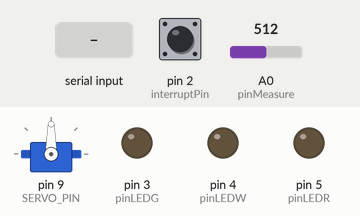
Recording of a program running on a simulated Arduino Uno, built with avr-gcc and run on an emulated ATmega328P. On the bench: servo, output pins drawn as LEDs (lit = HIGH). The inputs (shaded band) are chosen by the test bench; at power-on: pin 2 (interruptPin) HIGH, A0 (pinMeasure) = 512. What the program prints to the serial monitor is not drawn.

Above: at 1.5 s.
1.6 s: "90,45\n" received over Serial
At 1.97 s:
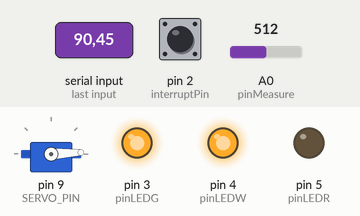
4.6 s: pin 2 (interruptPin) pulled LOW for 0.15 s
At 5.3 s:
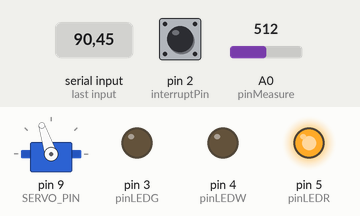
10.7 s: A0 (pinMeasure) set to 170
13.7 s: pin 2 (interruptPin) pulled LOW for 1 s
At 14.2 s:
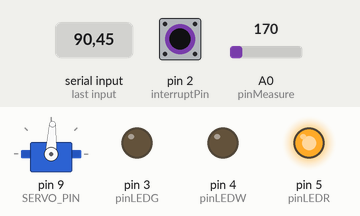
16.7 s: pin 2 (interruptPin) pulled LOW for 0.15 s
At 18.0 s:
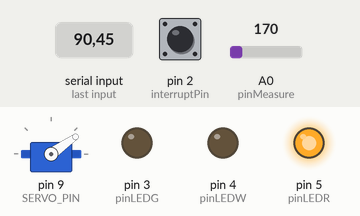
Timing chart, 0 to 29.6 s (numbered marks = the images above; inputs shaded):
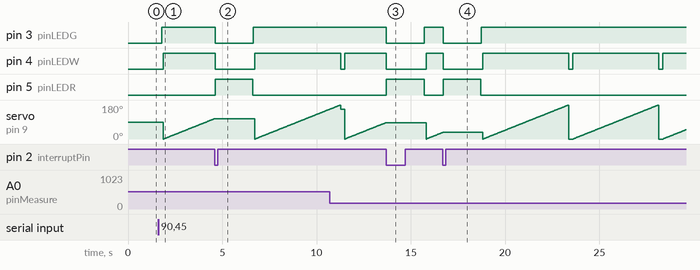

The program:

main.cpp
```cpp
#include <Arduino.h>
#include <Servo.h> // Include the Servo library, needed a PlatformIO library dependency

Servo myServo; // Create a servo object to control a servo motor
// Twelve servo objects can be created on most boards

#define SERVO_PIN 9 // Define the pin connected to the servo motor

int pos = 0;                          // Variable to store the servo position
const int maxPosition = 180;          // Define the maximum position for the servo
const int interruptPin = 2;           // Define the pin connected to a button or switch
const int pinLEDG = 3;                // Define the pin connected to an LED (green)
const int pinLEDW = 4;                // Define the pin connected to another LED (white)
const int pinLEDR = 5;                // Define the pin connected to another LED (red)
const int pinMeasure = A0;            // Define the pin connected to the light sensor
int lowestReading;                    // Variable to store the local minimum light level
int determinedPosition;               // Variable to store the position where minimum light is detected
volatile bool resetRequested = false; // Variable to indicate if a reset is requested
int loopCount = 1;                    // Variable to store the number of times the loop has executed
int cancelledLoops = 0;               // Variable to store the number of cancelled loops
int scanPeriod = 1000;                // Define the period between scans (in milliseconds)
int rescanThreshold = 100;            // Define the threshold for triggering a rescan
int rescanCount = 0;                  // Variable to store the number of rescans performed

void reset()
{                        // Reset function implementation
  resetRequested = true; // Set the reset flag to true
}

bool handleReset()
{ // Handle reset function implementation
  if (!resetRequested)
  {               // Check if a reset is requested
    return false; // Return false if no reset is requested
  }

  digitalWrite(pinLEDW, LOW);  // Turn off the white LED for reset
  digitalWrite(pinLEDG, LOW);  // Turn off the green LED for reset
  digitalWrite(pinLEDR, HIGH); // Turn on the red LED indicating a reset is requested

  Serial.println(" ");                                           // Print a blank line
  Serial.println("Button pressed, user has requested a rescan"); // Print a message indicating the scan was cancelled
  delay(2000);                                                   // Wait for 2 seconds

  resetRequested = false;     // Clear after the pause to absorb button bounce during that time.
  digitalWrite(pinLEDR, LOW); // Turn off the red LED
  cancelledLoops++;           // Increment the cancelled loops count

  Serial.println("---------------------------------------------------------------------------------"); // Print a separator line
  return true;                                                                                         // Return true if a reset was handled
}

void setup()
{
  pinMode(interruptPin, INPUT_PULLUP);                                                                                                           // Configure the button pin with an internal pull-up resistor
  pinMode(pinLEDG, OUTPUT);                                                                                                                      // Configure the greenLED pin as an output
  pinMode(pinLEDW, OUTPUT);                                                                                                                      // Configure the white LED pin as an output
  pinMode(pinLEDR, OUTPUT);                                                                                                                      // Configure the red LED pin as an output
  pinMode(pinMeasure, INPUT);                                                                                                                    // Configure the light sensor pin as an input
  Serial.begin(9600);                                                                                                                            // Initialize serial communication at 9600 baud rate
  myServo.attach(SERVO_PIN);                                                                                                                     // Attach the servo to pin 9 on the Arduino board
  attachInterrupt(digitalPinToInterrupt(interruptPin), reset, FALLING);                                                                          // Attach the interrupt to reset, falling edge to detect button press
  Serial.println("---------------------------------------------------------------------------------");                                           // Print a separator line
  Serial.println("Program uploaded to Arduino board: Servo Experiment");                                                                         // Print a message indicating the program has been uploaded
  Serial.println(" ");                                                                                                                           // Print a blank line for readability
  Serial.println("This program is designed to control a servo motor based on light sensor readings.");                                           // Print a message describing the program
  Serial.println("- A green LED illuminates as long as the system is active.");                                                                  // Print a message describing the LED behavior
  Serial.println("- A white LED will illuminate while the system is scanning, and blink when an automatic rescan is initiated.");                // Print a message describing the LED behavior
  Serial.println("- A red LED will illuminate when the system is manually reset. To reset the system, press the button on the mini breadboard."); // Print a message describing the LED behavior
  Serial.println(" ");                                                                                                                           // Print a blank line for readability
  Serial.println("Please input a value for the period between scans (in milliseconds):");                                                        // Print a message prompting the user to input a value
  while (true)                                                                                                                                   // Wait for serial input
  {
    if (Serial.available() == 0) // Check if there is no available serial data
    {
      delay(100); // Delay for 100 milliseconds
    }
    long inputP = Serial.parseInt(); // Read the input from the serial port
    if (inputP > 0)                  // Check if the input is a positive value
    {
      scanPeriod = inputP; // Set the scan period to the input value
      break;               // Break out of the loop
    }
  }
  Serial.println("Scan period set to " + String(scanPeriod) + " ms");                                                  // Print a message indicating the scan period
  Serial.println(" ");                                                                                                 // Print a blank line for readability
  Serial.println("Please input a value for the rescan threshold (+/- ___ from the lowest reading initiates rescan):"); // Print a message prompting the user to input a value
  while (true)                                                                                                         // Wait for serial input
  {
    if (Serial.available() == 0) // Check if there is no available serial data
    {
      delay(100); // Delay for 100 milliseconds
    }
    long inputT = Serial.parseInt(); // Read the input from the serial port
    if (inputT > 0)                  // Check if the input is a positive value
    {
      rescanThreshold = inputT; // Set the rescan threshold to the input value
      break;                    // Break out of the loop
    }
  }
  Serial.println("Rescan threshold set to " + String(rescanThreshold) + " units");                     // Print a message indicating the rescan threshold
  Serial.println("---------------------------------------------------------------------------------"); // Print a separator line
}

void loop()
{
  digitalWrite(pinLEDG, HIGH); // LED indicating that circuit is active

  Serial.println("Loop iteration #" + String(loopCount) + " | No. of cancelled loops: " + String(cancelledLoops) + " | No. of automatic rescans: " + String(rescanCount)); // Print the loop iteration number, the number of cancelled loops, and the number of automatic rescans
  Serial.println(" ");                                                                                                                                                     // Print a blank line for readability
  digitalWrite(pinLEDW, LOW);                                                                                                                                              // Turn off the white LED before scan
  digitalWrite(pinLEDR, LOW);                                                                                                                                              // Turn off the red LED after potential button press

  lowestReading = 1024;   // Initialize the lowest reading to the maximum possible analog value
  determinedPosition = 0; // Initialize the position where minimum light is detected

  for (pos = 0; pos <= maxPosition; pos += 1)
  {                              // Loop from 0 to 180 degrees
    digitalWrite(pinLEDW, HIGH); // Turn on the white LED while the servo is determining max light level
    myServo.write(pos);          // Tell the servo to go to the position stored in the 'pos' variable: 0 to 180
    delay(25);                   // Wait for 0 to 180 position

    if (handleReset())
    {         // Check if a reset was requested
      return; // Don't measure or continue a cancelled scan.
    }

    int reading = analogRead(pinMeasure); // Read the analog value from pinMeasure
    if (reading < lowestReading)
    {                           // Check if the current reading is less than the lowest reading
      lowestReading = reading;  // Update the lowest reading
      determinedPosition = pos; // Update the position where lowest light is detected
    }
  }

  if (handleReset())
  {         // Check if a reset was requested
    return; // Return if a reset was handled
  }

  myServo.write(determinedPosition);                                                           // Tell the servo to go to the position where lowest light is detected
  digitalWrite(pinLEDW, LOW);                                                                  // Turn off the white LED indicating the scan is complete
  Serial.println("Local maximum light level:   " + String(lowestReading));                     // Print the local maximum light level
  Serial.println("Position where maximum light is detected:   " + String(determinedPosition)); // Print the position where maximum light is detected
  loopCount++;                                                                                 // Increment the loop count

  unsigned long waitStart = millis(); // Wait for the scan period

  while (millis() - waitStart < scanPeriod)
  { // Check if the scan period has passed
    if (handleReset())
    { // Check if a reset was requested
      return;
    }
    delay(1); // Delay for 1 millisecond
    if (abs(analogRead(pinMeasure) - lowestReading) > rescanThreshold)
    {                                                                                                                          // White LED blinks twice to indicate a rescan is needed
      Serial.println(" ");                                                                                                     // Print a blank line
      Serial.println("Pin measure exceeded threshold, rescan needed: " + String(abs(analogRead(pinMeasure) - lowestReading))); // Print a message indicating a rescan is needed
      digitalWrite(pinLEDW, HIGH);                                                                                             // Turn on the white LED to indicate a rescan is needed
      delay(500);                                                                                                              // Delay for 100 milliseconds
      digitalWrite(pinLEDW, LOW);                                                                                              // Turn off the white LED after the rescan is complete
      delay(500);                                                                                                              // Delay for 100 milliseconds
      digitalWrite(pinLEDW, HIGH);                                                                                             // Turn on the white LED to indicate a rescan is needed
      delay(500);                                                                                                              // Delay for 100 milliseconds
      digitalWrite(pinLEDW, LOW);                                                                                              // Turn off the white LED after the rescan is complete
      rescanCount++;                                                                                                           // Increment the rescan count
      delay(2000);                                                                                                             // Delay for 2000 milliseconds
      break;                                                                                                                   // Exit the while loop
    }
  }
  Serial.println("---------------------------------------------------------------------------------"); // Print a separator line
}
```

Measured:
- after the input at 1.6 s, pin 3 (pinLEDG): LOW → HIGH after 0.19 s; pin 4 (pinLEDW): LOW → HIGH after 0.27 s
- after the input at 4.6 s, pin 3 (pinLEDG): HIGH → LOW at once, → HIGH 2.0 s later; pin 5 (pinLEDR): LOW → HIGH at once, → LOW 2.0 s later
- after the input at 13.7 s, pin 3 (pinLEDG): HIGH → LOW at once, → HIGH 2.0 s later; pin 5 (pinLEDR): LOW → HIGH at once, → LOW 2.0 s later
- after the input at 16.7 s, pin 3 (pinLEDG): HIGH → LOW at once, → HIGH 2.0 s later; pin 5 (pinLEDR): LOW → HIGH at once, → LOW 2.0 s later
